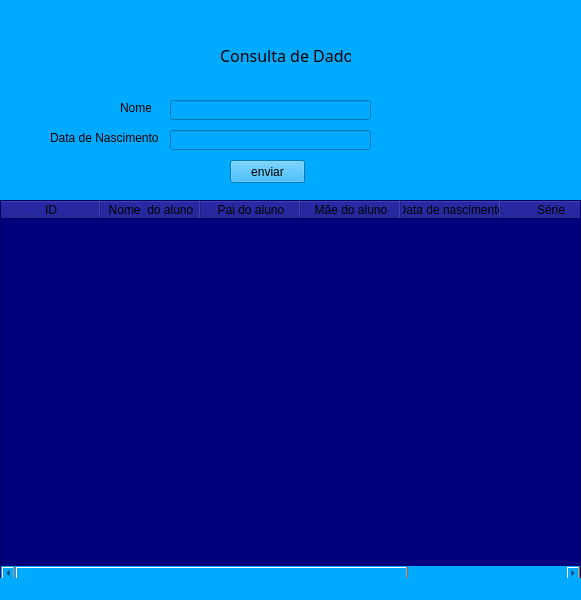
<?xml version="1.0" encoding="UTF-8"?>
<ui version="4.0">
 <class>MainWindow</class>
 <widget class="QMainWindow" name="MainWindow">
  <property name="geometry">
   <rect>
    <x>0</x>
    <y>0</y>
    <width>581</width>
    <height>600</height>
   </rect>
  </property>
  <property name="windowTitle">
   <string>MainWindow</string>
  </property>
  <property name="styleSheet">
   <string notr="true">background-color: rgb(0, 170, 255);</string>
  </property>
  <widget class="QWidget" name="centralwidget">
   <widget class="QLabel" name="label">
    <property name="geometry">
     <rect>
      <x>220</x>
      <y>30</y>
      <width>131</width>
      <height>51</height>
     </rect>
    </property>
    <property name="font">
     <font>
      <family>Mongolian Baiti</family>
      <pointsize>12</pointsize>
     </font>
    </property>
    <property name="text">
     <string>Consulta de Dados</string>
    </property>
   </widget>
   <widget class="QLabel" name="label_2">
    <property name="geometry">
     <rect>
      <x>120</x>
      <y>100</y>
      <width>31</width>
      <height>16</height>
     </rect>
    </property>
    <property name="text">
     <string>Nome</string>
    </property>
   </widget>
   <widget class="QLabel" name="label_3">
    <property name="geometry">
     <rect>
      <x>50</x>
      <y>130</y>
      <width>111</width>
      <height>16</height>
     </rect>
    </property>
    <property name="text">
     <string>Data de Nascimento</string>
    </property>
   </widget>
   <widget class="QLineEdit" name="lineEdit">
    <property name="geometry">
     <rect>
      <x>170</x>
      <y>100</y>
      <width>201</width>
      <height>20</height>
     </rect>
    </property>
   </widget>
   <widget class="QLineEdit" name="lineEdit_2">
    <property name="geometry">
     <rect>
      <x>170</x>
      <y>130</y>
      <width>201</width>
      <height>20</height>
     </rect>
    </property>
   </widget>
   <widget class="QPushButton" name="pushButton">
    <property name="geometry">
     <rect>
      <x>230</x>
      <y>160</y>
      <width>75</width>
      <height>23</height>
     </rect>
    </property>
    <property name="text">
     <string>enviar</string>
    </property>
   </widget>
   <widget class="QTableWidget" name="tableWidget">
    <property name="geometry">
     <rect>
      <x>0</x>
      <y>200</y>
      <width>581</width>
      <height>381</height>
     </rect>
    </property>
    <property name="font">
     <font>
      <weight>75</weight>
      <italic>false</italic>
      <bold>true</bold>
     </font>
    </property>
    <property name="styleSheet">
     <string notr="true">background-color: rgb(170, 255, 255);
background-color: rgb(170, 255, 255);
background-color: rgb(170, 255, 255);
background-color: rgb(0, 0, 127);</string>
    </property>
    <column>
     <property name="text">
      <string>ID</string>
     </property>
    </column>
    <column>
     <property name="text">
      <string>Nome  do aluno</string>
     </property>
    </column>
    <column>
     <property name="text">
      <string>Pai do aluno</string>
     </property>
    </column>
    <column>
     <property name="text">
      <string>Mãe do aluno</string>
     </property>
    </column>
    <column>
     <property name="text">
      <string>Data de nascimento</string>
     </property>
    </column>
    <column>
     <property name="text">
      <string>Série</string>
     </property>
    </column>
    <column>
     <property name="text">
      <string>Turma</string>
     </property>
    </column>
   </widget>
  </widget>
  <widget class="QMenuBar" name="menubar">
   <property name="geometry">
    <rect>
     <x>0</x>
     <y>0</y>
     <width>581</width>
     <height>21</height>
    </rect>
   </property>
  </widget>
  <widget class="QStatusBar" name="statusbar"/>
 </widget>
 <resources/>
 <connections/>
</ui>
